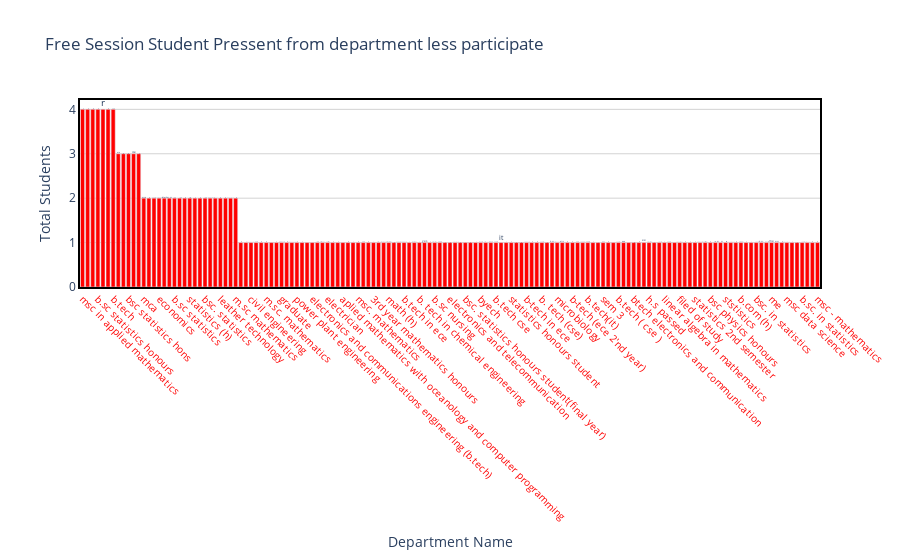

The cell this chart's notebook holds for it:
### Markdown cell above
# now we reduce the department name now it makes sense.
for taking any decisions we can look data take decisions as required. here is showing participate students from more than 5 students according to department.

### Code cell
draw_trace_bar(dep_less_participate,'department','counts','Free Session Student Pressent from department less participate', 'Department Name','Total Students',"red")

### Figure 1 — Plotly figure (JSON) as saved in the notebook; plotly's stock layout.template omitted (floating-point values rounded to 4 significant figures; data arrays with more than 128 entries replaced by an {"elided": "..."} marker saying what was removed)
{"data": [{"marker": {"color": "red"}, "text": {"elided": "145 str values"}, "type": "bar", "x": {"elided": "145 str values"}, "y": {"elided": "145 int values"}}], "layout": {"hovermode": "closest", "paper_bgcolor": "rgba(0, 0, 0, 0)", "plot_bgcolor": "rgba(0, 0, 0, 0)", "title": {"text": "Free Session Student Pressent from department less participate"}, "xaxis": {"linecolor": "black", "linewidth": 2, "mirror": true, "showline": true, "showticklabels": true, "tickangle": 45, "tickfont": {"color": "red", "size": 10}, "title": {"text": "Department Name"}, "zeroline": true, "zerolinecolor": "grey", "zerolinewidth": 1}, "yaxis": {"gridcolor": "lightgrey", "linecolor": "black", "linewidth": 2, "mirror": true, "showline": true, "title": {"text": "Total Students"}, "zeroline": true, "zerolinecolor": "grey", "zerolinewidth": 1}}}
